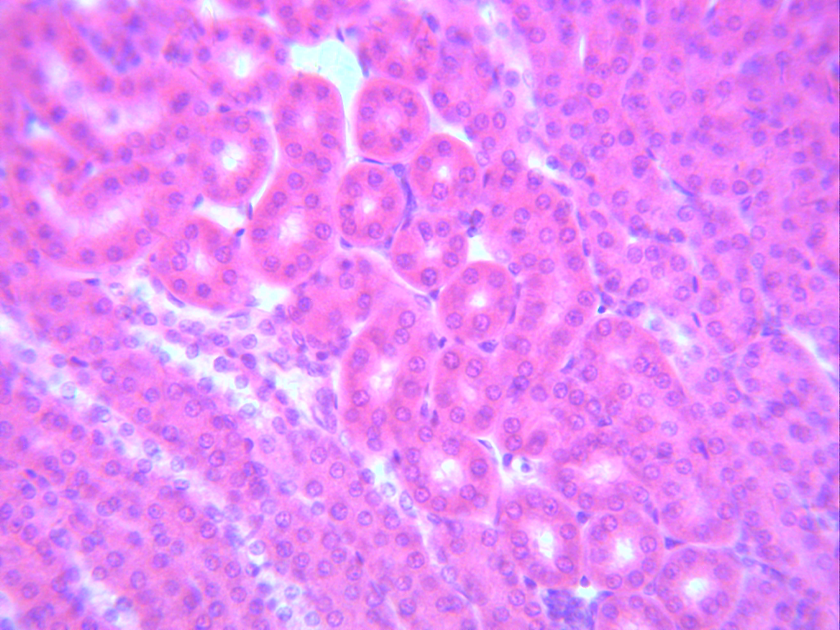
#> input picture 01_basics/images/nerka 1.bmp, 840 x 630 px, shrunk from 1024 x 768 before the run, found by its file name
$ python 02_drawing.py
#> lines starting #> are read from the running program, lines starting #| are printed output that depends on the picture; after the words box and inside, x2 and y2 are one past the last pixel; in counts of white or black regions, pixels touching at a corner belong together
"""
@author: krakowiakpawel9@gmail.com
@site: e-smartdata.org
"""

import cv2
import numpy as np

original_img = cv2.imread(filename=r'C:\Users\User\PycharmProjects\computer-vision-course\01_basics\images\nerka 1.bmp')
#> original_img is the input picture: shape (630, 840, 3); mean B, G, R 245.5, 136.4, 230
img = original_img.copy()

# cv2.imshow(winname='logo', mat=img)
# cv2.waitKey(0)
# #informacja o pliku
height, width = img.shape[:2]
#> height = 630; width = 840
print(f'Wysokość: {height}px')
#| Wysokość: 630px
print(f'Szerokość: {width}px')
#| Szerokość: 840px
print(f'Rozmiar pliku: {img.size/1000}kB')
#| Rozmiar pliku: 1587.6kB

# [56 lines of commented-out code are left out]
import os
img = original_img.copy()
cv2.putText(
    img=img,
    text='Python nerka1',
    org=(20, 40),
    fontFace=cv2.FONT_HERSHEY_SIMPLEX,
    fontScale=1.5,
    color=(0, 0, 0),
    thickness=2
)
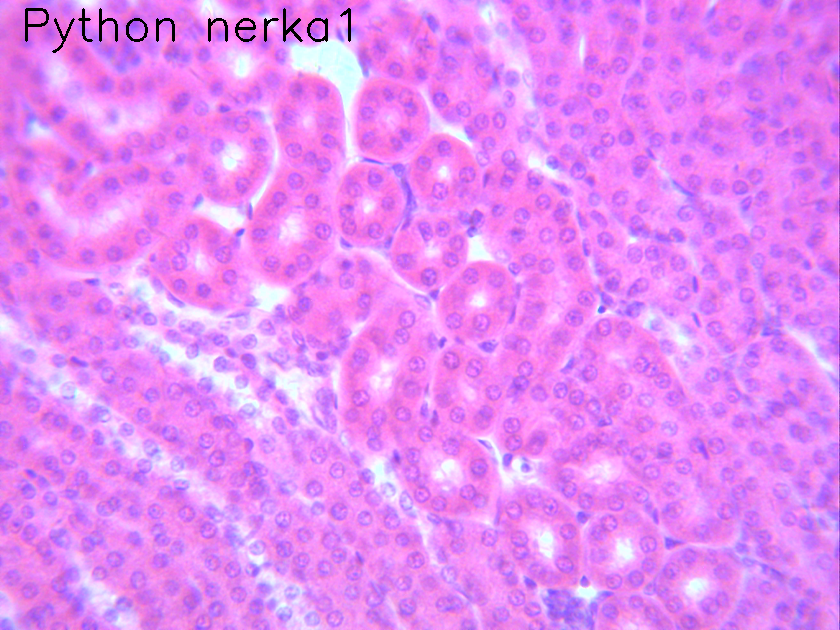
#> img: shape (630, 840, 3); 0.4% of pixels changed, all inside (x1, y1, x2, y2) = (25, 8, 351, 53)

cv2.imshow('logo', img)
directory = r'C:\Users\User\PycharmProjects\computer-vision-course\01_basics\images'
os.chdir(directory) #dostęp do katalogu
cv2.imwrite('zapis.bmp', img) # zapis pliku
print(os.listdir(directory))
cv2.waitKey(0)
